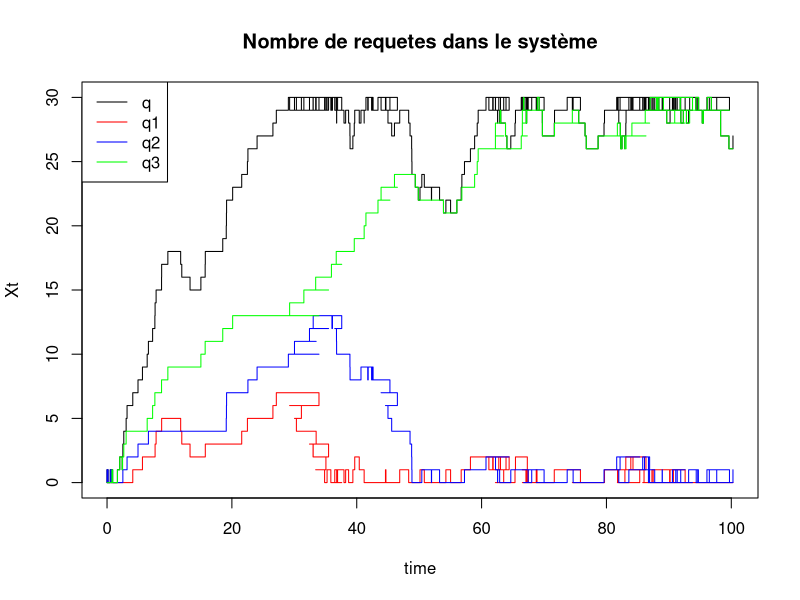

The R script that drew this image:
## ---- chunk 1
knitr::opts_chunk$set(echo = TRUE)
## ---- chunk 2
simQueue <- function(lambda, mu, N, t, p1, p2, p3, debug, plotXt) {
  
  print('*****[INFO] Vérification des paramètres*****')
  stopifnot(p1+p2+p3==1) # On arrête si p1+p2+p3 != 1
  stopifnot(lambda!=mu) # On arrête si lambda = mu (on ne veut pas ro = 1 pour éviter une division par 0)
  
  print('*****[INFO] Initialisation du serveur*****')
  t.end   <- t # Durée max de la simulation
  t.clock <- 0    # Durée courante

  q <- 0 # Queue Générale
  q1 <- 0 # Part p1
  q2 <- 0 # Part p2
  q3 <- 0 # Part p3
  nextJob <- rexp(1,lambda) # Tps avant le prochain job
  nextDep <- 0 # Prochain départ
  tours <- 0 # Variable pour compter les tours (nombre de jobs total)
  nbLaunch <- 0 # Nombre de jobs lancés (général)
  nbLaunch1 <- 0 # Nombre de jobs lancés (p1)
  nbLaunch2 <- 0 # Nombre de jobs lancés (p2)
  nbLaunch3 <- 0 # Nombre de jobs lancés (p3)
  nbTerm <- 0 # Nombre de jobs terminés (général)
  nbTerm1 <- 0 # Nombre de jobs terminés (p1)
  nbTerm2 <- 0 # Nombre de jobs terminés (p2)
  nbTerm3 <- 0 # Nombre de jobs terminés (p3)
  nbCancelled <- 0 # Nombre de jobs annulés
  sommeReq <- 0 # Somme de la séquence des nombres de requetes en queue (pour la moyenne)
  
  # Si l'utilisateur veut plotter, on prépare le plot
  if(plotXt) {
    xax <- 0 # Axe du temps
    yax <- 0 # Axe du nombre de requetes à un instant t (total)
    yax1 <- 0 # Axe du nombre de requetes à un instant t (p1)
    yax2 <- 0 # Axe du nombre de requetes à un instant t (p2)
    yax3 <- 0 # Axe du nombre de requetes à un instant t (p3)
  }

  #On va faire du fifo
  print('*****[INFO] Démarrage*****')
  while(t.clock < t.end) { # Tant que c'est pas fini
    if((nextJob < nextDep && q < N) || q == 0) { # Si c'est le 1er tour ou qu'on doit ajouter un job
      if(debug) # On affiche les jobs lancés en debug
        print('*****[DEBUG/INFO] Un job a été lancé !*****')
      t.clock = t.clock + nextJob # On augmente le tps virtuel
      if(q==0) { # Si la queue est vide
        nextDep = nextDep - nextJob # On peut préparer le prochain départ
      }
      nextJob = rexp(1,lambda) # On génère le job suivant
      q = q + 1 # On le met dans la queue
      v <- runif(1) # On tire un nombre dans [0,1]
      if(v < p1) { # Si la requete est prioritaire
        q1 = q1 + 1
        nbLaunch1 = nbLaunch1 + 1 # On le compte
      } else if(v < (p1+p2)) { # Sinon si la requete est normale
        q2 = q2 + 1
        nbLaunch2 = nbLaunch2 + 1 # On le compte
      } else { # Sinon la requete est lente
        q3 = q3 + 1
        nbLaunch3 = nbLaunch3 + 1 # On le compte
      }
      nbLaunch = nbLaunch + 1 # On le compte
    } else { # Sinon, on va peut être annuler ou terminer un job
      if(debug) # En mode debug
        print('*****[DEBUG/INFO] Un job a été terminé !*****')
      if(nextJob < nextDep && debug) # En mode debug
        print('*****[DEBUG/WARNING] Un job a été annulé !*****')
      if(nextJob < nextDep) # Si on était censés recevoir un job, on l'annule car la queue est pleine
        nbCancelled = nbCancelled +1
      t.clock = t.clock + nextDep # On augmente le tps virtuel
      nextJob = nextJob - nextDep # On peu préparer le prochain job
      nextDep = rexp(1,mu) # On génère le prochain départ (tps de service)
      q = q - 1 # On enlève le job annulé de la queue
      if(q1 > 0) { # On prend en priorité la q1
        q1 = q1 -1
        nbTerm1 = nbTerm1 + 1 # On le compte 
      } else if(q2 > 0) { # Puis la q2
        q2 = q2 -1
        nbTerm2 = nbTerm2 + 1 # On le compte 
      } else { # Et enfin la q3
        q3 = q3 - 1
        nbTerm3 = nbTerm3 + 1 # On le compte 
      }
      nbTerm = nbTerm + 1 # On le compte 
    }
    tours = tours + 1 # On compte les tours
    sommeReq = sommeReq + q # On somme la moyenne des requetes
    if(plotXt) { # Si on veut plotter
      xax = c(xax,t.clock) # On combine les vecteurs
      yax = c(yax,q) # On combine les vecteurs (total)
      yax1 = c(yax1,q1) # On combine les vecteurs (p1)
      yax2 = c(yax2,q2) # On combine les vecteurs (p1)
      yax3 = c(yax3,q3) # On combine les vecteurs (p1)
    }
  }
  
  if(plotXt) { # Si on veut plotter
    #Légende du graph
    plot(xax, yax, xlab="time", ylab="Xt", type="s", main="Nombre de requetes dans le système") # On plote
    points(xax, yax1, col="red", pch=NA_integer_)
    lines(xax, yax1, col="red",type="s")
    points(xax, yax2, col="blue", pch=NA_integer_)
    lines(xax, yax2, col="blue",type="s")
    points(xax, yax3, col="green", pch=NA_integer_)
    lines(xax, yax3, col="green",type="s")
    legend("topleft",legend=c("q","q1","q2","q3"), col=c("black", "red","blue","green"),lty=c(1,1,1,1), ncol=1)
  }
  
  print('*****[INFO] Nombre d\'éléments en queue (total) :*****')
  print(q)
  print('*****[INFO] Nombre d\'éléments en queue (p1) :*****')
  print(q1)
  print('*****[INFO] Nombre d\'éléments en queue (p2) :*****')
  print(q2)
  print('*****[INFO] Nombre d\'éléments en queue (p3) :*****')
  print(q3)
  print('*****[INFO] Nombre de jobs lancés (total) :*****')
  print(nbLaunch)
  print('*****[INFO] Nombre de jobs lancés (p1) :*****')
  print(nbLaunch1)
  print('*****[INFO] Nombre de jobs lancés (p2) :*****')
  print(nbLaunch2)
  print('*****[INFO] Nombre de jobs lancés (p3) :*****')
  print(nbLaunch3)
  print('*****[INFO] Nombre de jobs terminés (total) :*****')
  print(nbTerm)
  print('*****[INFO] Nombre de jobs terminés (p1) :*****')
  print(nbTerm1)
  print('*****[INFO] Nombre de jobs terminés (p2) :*****')
  print(nbTerm2)
  print('*****[INFO] Nombre de jobs terminés (p3) :*****')
  print(nbTerm3)
  print('*****[INFO] Pourcentage de jobs terminés (total) :*****')
  print(nbTerm/nbLaunch*100)
  print('*****[INFO] Pourcentage de jobs terminés (p1) :*****')
  print(nbTerm1/nbLaunch1*100)
  print('*****[INFO] Pourcentage de jobs terminés (p2) :*****')
  print(nbTerm2/nbLaunch2*100)
  print('*****[INFO] Pourcentage de jobs terminés (p3) :*****')
  print(nbTerm3/nbLaunch3*100)
  print('*****[INFO] Nombre de jobs annulés :*****')
  print(nbCancelled)
  print('*****[INFO] Nombre de tours :*****')
  print(tours)
  print('*****[INFO] Nombre moyen de requetes (simulé) :*****')
  print(sommeReq/tours)
  print('*****[INFO] Nombre moyen de requetes (théorique) :*****')
  ro <- lambda/mu
  Etx <- (((1-(ro^(N-1))) / (1-ro)) - N*(ro^(N))) * (ro / (1-(ro^(N+1))))
  print(Etx)
  print('*****[INFO] Taux de perte (simulé) :*****')
  print(nbCancelled/tours)
  print('*****[INFO] Taux de perte (théorique) :*****')
  print(((1-ro)/(1-ro^(N+1)))*ro^(N))
  print('*****[INFO] Simulation terminée*****')
}
simQueue(1.3333,1,30,100,1/3,1/3,1/3,FALSE,TRUE)
